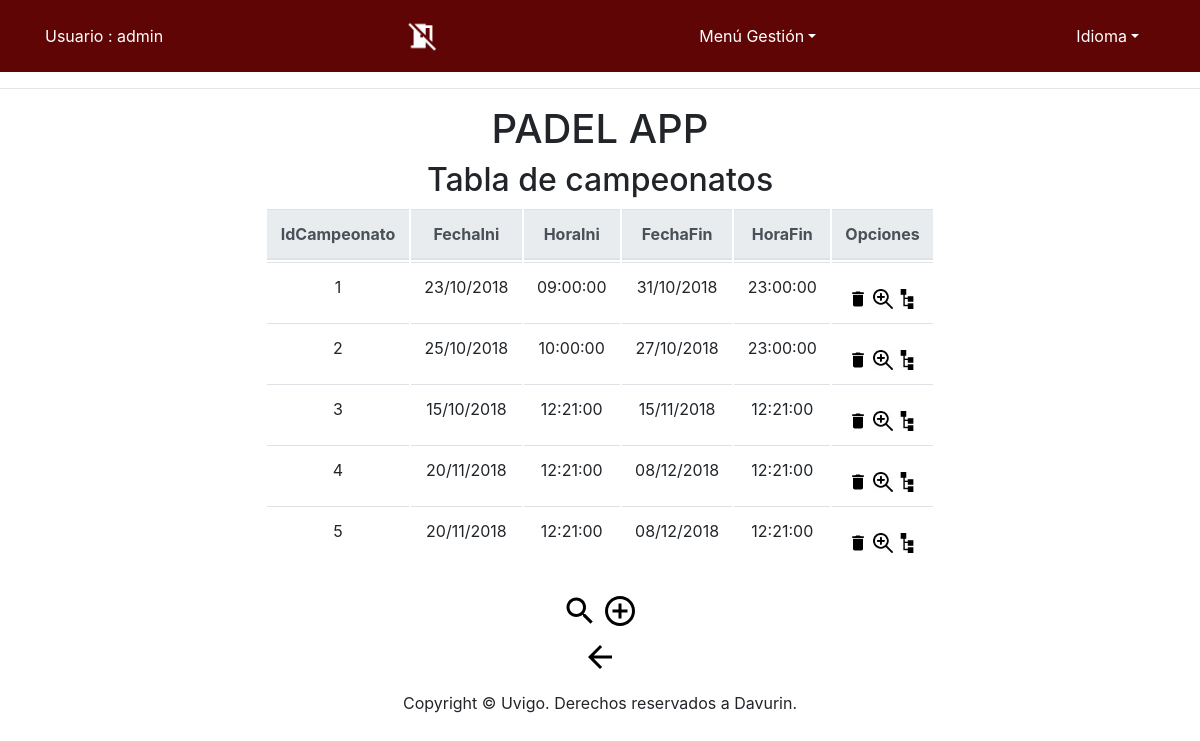
/app/Controllers/CAMPEONATO_CONTROLLER.php (signed in), run on the app's committed database.
### tables this page shows
CREATE TABLE IF NOT EXISTS `Campeonato` (
  `IdCampeonato` INT NOT NULL,
  `FechaIni` DATE NOT NULL,
  `HoraIni` TIME NOT NULL,
  `FechaFin` DATE NOT NULL,
  `HoraFin` TIME NOT NULL,
  PRIMARY KEY (`IdCampeonato`));

### app/Models/CAMPEONATO_MODEL.php (called while the page is built, shortened)
<?php
class CAMPEONATO_MODEL{
	var $IdCampeonato;
    var $FechaIni;
	var $HoraIni;
	var $FechaFin;
	var $HoraFin;
	var $mysqli;
	function __construct($IdCampeonato,$FechaIni,$HoraIni,$FechaFin,$HoraFin) {
		$this->IdCampeonato = $IdCampeonato;
        $this->FechaIni=$FechaIni;
		$this->HoraIni = $HoraIni;
		$this->FechaFin = $FechaFin;
		$this->HoraFin = $HoraFin;
		include_once '../Functions/BdAdmin.php';
		$this->mysqli = ConectarBD();
	}
	function SEARCH() {
		$sql = "select IdCampeonato,
					FechaIni,
					HoraIni,
                    FechaFin,
					HoraFin
       			from CAMPEONATO
    			where
    				(
					(BINARY IdCampeonato LIKE '%$this->IdCampeonato%') &&
                    (BINARY  DATE_FORMAT(FechaIni,'%d/%m/%Y') LIKE '%$this->FechaIni%') &&
					(BINARY HoraIni LIKE '%$this->HoraIni%') &&
    				(BINARY DATE_FORMAT(FechaFin,'%d/%m/%Y') LIKE '%$this->FechaFin%') &&
					(BINARY HoraFin LIKE '%$this->HoraFin%')
    				)";
		if ( !( $resultado = $this->mysqli->query( $sql ) ) ) {
			return 'Error en la consulta sobre la base de datos';
		} else {
			return $resultado;
		}
	}
 	}
?>

### app/Functions/BdAdmin.php (called while the page is built, shortened)
<?php
function ConectarBD()
{
	    $mysqli = new mysqli("localhost", "user", "pass", "abpbase");
		return $mysqli;
}
?>

### app/Views/CAMPEONATO/CAMPEONATO_SHOWALL_View.php (the view, shortened to what this page needs)
<?php
class CAMPEONATO_SHOWALL {
	function __construct( $lista, $datos) {
		$this->lista = $lista;
		$this->datos = $datos;
		$this->render($this->lista,$this->datos);
	}
	function render($lista,$datos){
		$this->datos = $datos;
		include '../Views/Header.php';
?>
		<div align="center" class="seccion">
			<h2 align="center">
				<?php echo $strings['Tabla de campeonatos'];?>
			</h2>
			<div class="col-md-7" style="text-align: center">
			<table align="center" class="table">
				<thead class="thead-light">
				<tr>
<?php
					foreach ( $lista as $atributo ) {
?>
					<th scope="col">
						<?php echo $strings[$atributo]?>
					</th>
<?php
					}
?>
					<th scope="col" colspan="4" >
						<?php echo $strings['Opciones']?>
					</th>
				</tr>
				</thead>
<?php
				while ( $fila = mysqli_fetch_array( $this->datos ) ) {
?>
				<tr>
<?php
					foreach ( $lista as $atributo ) {
?>
					<td>
<?php
					if ( $atributo == 'FechaIni' ) {
						$fila[ $atributo ] = date( "d/m/Y", strtotime( $fila[ $atributo ] ) );
					}
					if ( $atributo == 'FechaFin' ) {
							$fila[ $atributo ] = date( "d/m/Y", strtotime( $fila[ $atributo ] ) );
					}
						echo $fila[ $atributo ];
?>
					</td>
<?php
					}
?>
					<td>
						<form action="../Controllers/CAMPEONATO_CONTROLLER.php" method="get" style="display:inline" >
								<button id ="buttonBien"type="submit" name="action" value="DELETE" ><img src="../Views/icon/delete_big.png" alt="<?php echo $strings['Eliminar']?>" width="20" height="20" /></button>
								<button id ="buttonBien"type="submit" name="action" value="SHOWCURRENT" ><img src="../Views/icon/verdetalles_2.jpg" alt="<?php echo $strings['Ver en detalle']?>" width="20" height="20"/></button>
						</form>
						<form action="../Controllers/CAMPEONATO_CATEGORIA_CONTROLLER.php" method="get" style="display:inline" >
								<button id ="buttonBien"type="submit" ><img src="../Views/icon/categoria.png" alt="<?php echo $strings['Ver en detalle']?>" width="20" height="20"/></button>
						</form>
				</tr>
<?php
				}
?>
			</table>
					<form action='../Controllers/CAMPEONATO_CONTROLLER.php'>
						<button id ="buttonBien" type="submit" name="action" value="SEARCH"><img src="../Views/icon/search_big.png" alt="BUSCAR" /></button>
						<button id ="buttonBien" type="submit" name="action" value="ADD"><img src="../Views/icon/add_big.png" alt="AÑADIR" /></button>
					</form>
			<form action='../Controllers/DEFAULT_CONTROLLER.php' method="post">
				<button id ="buttonBien" type="submit"><img src="../Views/icon/back_big2.png" alt="<?php echo $strings['Atras']?>" /></button>
			</form>
			</div>
		</div>
<?php
		include '../Views/Footer.php';
		}
		}
?>

### data on the page
campeonato: IdCampeonato "1", atributo "23/10/2018", HoraIni "09:00:00", atributo "31/10/2018", HoraFin "23:00:00"
campeonato: IdCampeonato "2", atributo "25/10/2018", HoraIni "10:00:00", atributo "27/10/2018", HoraFin "23:00:00"
campeonato: IdCampeonato "3", atributo "15/10/2018", HoraIni "12:21:00", atributo "15/11/2018", HoraFin "12:21:00"
campeonato: IdCampeonato "4", atributo "20/11/2018", HoraIni "12:21:00", atributo "08/12/2018", HoraFin "12:21:00"
campeonato: IdCampeonato "5", atributo "20/11/2018", HoraIni "12:21:00", atributo "08/12/2018", HoraFin "12:21:00"

### other printed values
$strings['Usuario'] "Usuario"
$_SESSION['login'] "admin"
$strings['menuGestion'] "Menú Gestión"
$strings['idioma'] "Idioma"
$strings['Tabla de campeonatos'] "Tabla de campeonatos"
$strings[$atributo] "IdCampeonato"
$strings[$atributo] "FechaIni"
$strings[$atributo] "HoraIni"
$strings[$atributo] "FechaFin"
$strings[$atributo] "HoraFin"
$strings['Opciones'] "Opciones"
